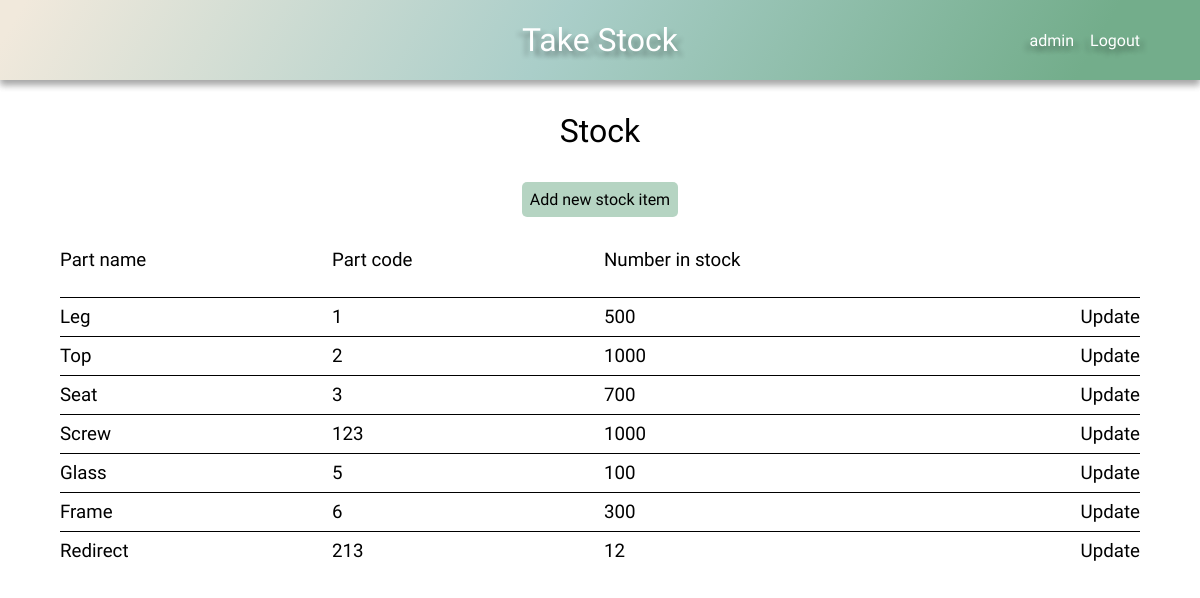
The page /stock/ (signed in) on the database as committed earlier.
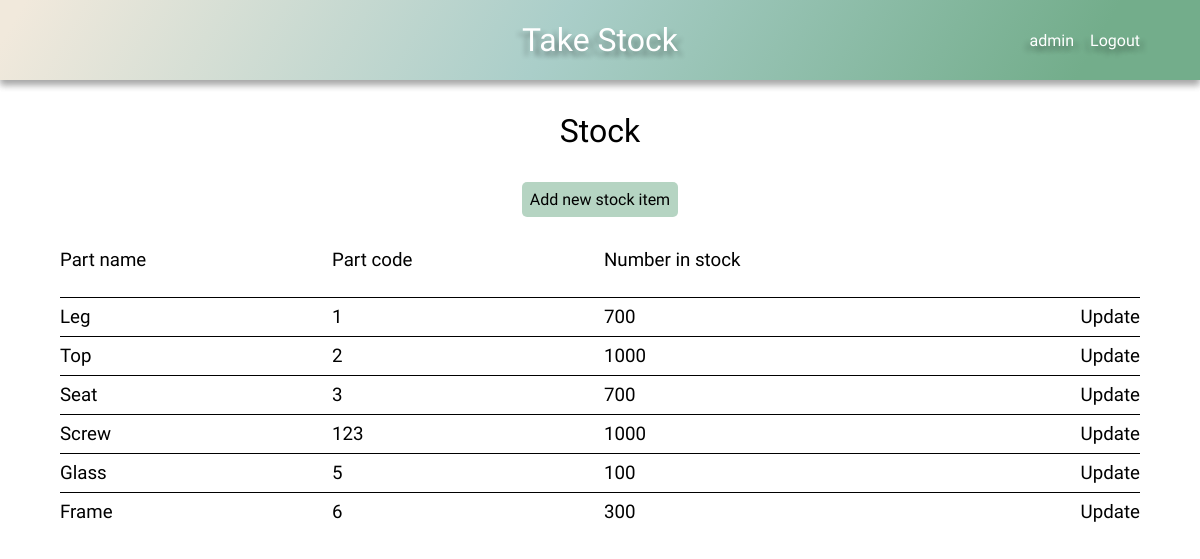
The same page on the database as committed later.
### stock/models.py (models this page shows, shortened)
class Stock(models.Model):
    name = models.CharField(max_length=100)
    code = models.CharField(max_length=100)
    number_in_stock = models.IntegerField()
    company = models.ForeignKey(User, on_delete=models.CASCADE, default=1)

### stock/views.py (the view)
# urls.py: path('stock/', stock_page, name='stock'),
def stock_page(request):
    default_user = request.user
    stock = Stock.objects.filter(company=default_user)
    context = {
        'stock': stock,
    }
    return render(request, 'stock.html', context)

### stock/context_processors.py (called while the page is built)
def base(request):
    default_user = request.user
    return ({
        'default_user': default_user
        })

### stock/templates/stock.html
{% extends 'base.html' %}
{% load static %}
{% block head %}
    <link rel="stylesheet" href="{% static 'css/grid.css' %}">
{% endblock %}
{% block content %}
    <h1 class="center">Stock</h1>
    <div class="add-new btn btn-submit btn-hover">
        <a href="{% url 'add_new_stock_part' %}">Add new stock item</a>
    </div>
    {% if not stock %}
        <h2 class="center">You haven't added any stock yet!</h2>
    {% else %}
        <div class="grid">
            <div class="grid-headings grid-4">
                <h3>Part name</h3>
                <h3>Part code</h3>
                <h3>Number in stock</h3>
            </div>
            {% for item in stock %}
            <div class="grid-row grid-4">
                <div class="item-name-content">
                    <h3>{{ item.name }}</h3>
                </div>
                <div class="item-code-content">
                    <h3>{{ item.code }}</h3>
                </div>
                <div class="item-number-content">
                    <h3>{{ item.number_in_stock }}</h3>
                </div>
                <div class="update">
                    <h3><a href="{% url 'update-stock' item.pk %}">Update</a></h3>
                </div>
            </div>
            {% endfor %}
        </div>
    {% endif %}
{% endblock %}

### stock/templates/base.html (shortened to what this page needs)
{% load static %}
<!DOCTYPE html>
<html lang="en">
<head>
    <link rel="stylesheet" href="{% static 'css/style.css' %}">
    {% block head %}
    {% endblock %}
</head>
<body>
    <header class="main-header">
        <h1><a href="{% url 'home' %}">Take Stock</a></h1>
        <div class="user-nav">
            {% if user.is_authenticated %}
                <div id="dropdown">{{ default_user }}
                </div>
                <a href="{% url 'logout' %}">Logout</a>
            {% else %}
                <a href="{% url 'login' %}">Login</a>
                <a href="{% url 'register' %}">Register</a>
            {% endif %}
        </div>
    </header>
    {% block content %}
    {% endblock %}
</body>
</html>

### stock/static/css/style.css (style rules this page uses)
:root { --clr-mix-calm: 120deg, #f1e9dc 2%, #aacec9, #73ad8b 90%; --shadow: 0 10px 20px 0 rgba(0, 0, 0, .2), 0 10px 20px 0 rgba(0, 0, 0, .2); --shadow-s: 0 5px 7px 0 rgba(0, 0, 0, .2), 0 5px 7px 0 rgba(0, 0, 0, .2); --shadow-l: 0 20px 30px 0 rgba(0, 0, 0, .2), 0 20px 30px 0 rgba(0, 0, 0, .2); --shadow-tl: 5px 5px 5px rgba(0, 0, 0, .2), -5px 5px 5px rgba(0, 0, 0, .2); --header-height: 5em; --hover: .522; --btn-submit: hsla(145, 26%, 56%, var(--hover)); --btn-delete: hsla(0, 58%, 86%, var(--hover)); }
*, *::before, *::after { margin: 0; padding: 0; box-sizing: border-box; text-decoration: none; list-style-type: none; color: #000000; font-family: 'Nanum Gothic', 'Gill Sans', 'Gill Sans MT', Calibri, 'Trebuchet MS', sans-serif; font-weight: 300; }
body { overflow-x: hidden; }
h1, .center, .add-new { width: max-content; margin: 1em auto; }
.add-new { padding: .5em; border-radius: 5px; }
.main-header { display: flex; justify-content: center; align-items: center; height: var(--header-height); background: linear-gradient(var(--clr-mix-calm)); box-shadow: var(--shadow-s); position: relative; }
.main-header h1 a { color: #FFFFFF; text-shadow: var(--shadow-tl); }
.btn { border: none; }
.btn-submit { background-color: var(--btn-submit); }
.user-nav { max-width: 20%; display: flex; justify-content: space-between; gap: 1em; position: absolute; right: 5%; }
.user-nav div, .user-nav a { color: #FFFFFF; text-shadow: var(--shadow-tl); }
#dropdown { position: relative; cursor: pointer; }
@media screen and (min-width: 1200px) { body { max-width: 1200px; min-height: 100vh; max-height: auto; margin: 0 auto; box-shadow: var(--shadow-l); } }

### stock/static/css/grid.css (style rules this page uses)
.grid { display: grid; min-width: 80%; max-width: 90%; margin: 2em auto; grid-auto-flow: row; grid-column: repeat(12, 1fr); }
.grid-headings { display: grid; height: 3em; }
.grid-row { display: grid; align-items: center; grid-auto-flow: column; padding: .5em 0; border-top: 1px solid #000000; }
.grid-4 { grid-template-columns: repeat(4, 1fr); gap: .5em; }
.grid-4 > *, .grid-5 > * { max-width: 100%; overflow-x: scroll; }
.update { text-align: end; }

Rows that differ between the two databases and show on the page:
removed Stock: name "Redirect", code "213", number_in_stock "12"
changed Stock "Leg": number_in_stock "500" → "700"
